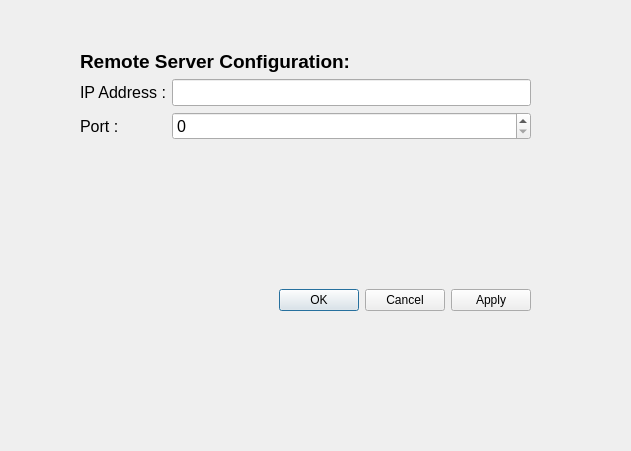
<?xml version="1.0" encoding="UTF-8"?>
<ui version="4.0">
 <class>Dialog</class>
 <widget class="QDialog" name="Dialog">
  <property name="windowModality">
   <enum>Qt::WindowModal</enum>
  </property>
  <property name="geometry">
   <rect>
    <x>0</x>
    <y>0</y>
    <width>631</width>
    <height>451</height>
   </rect>
  </property>
  <property name="sizePolicy">
   <sizepolicy hsizetype="Minimum" vsizetype="Minimum">
    <horstretch>0</horstretch>
    <verstretch>0</verstretch>
   </sizepolicy>
  </property>
  <property name="windowTitle">
   <string>Dialog</string>
  </property>
  <property name="modal">
   <bool>true</bool>
  </property>
  <widget class="QWidget" name="gridLayoutWidget">
   <property name="geometry">
    <rect>
     <x>80</x>
     <y>50</y>
     <width>451</width>
     <height>301</height>
    </rect>
   </property>
   <layout class="QGridLayout" name="gridLayout">
    <item row="2" column="1">
     <widget class="QSpinBox" name="port_spinner">
      <property name="font">
       <font>
        <pointsize>12</pointsize>
       </font>
      </property>
      <property name="maximum">
       <number>99999</number>
      </property>
      <property name="value">
       <number>0</number>
      </property>
     </widget>
    </item>
    <item row="1" column="1">
     <widget class="QLineEdit" name="ip_address_text_editor">
      <property name="font">
       <font>
        <pointsize>12</pointsize>
       </font>
      </property>
     </widget>
    </item>
    <item row="2" column="0">
     <widget class="QLabel" name="port_label">
      <property name="font">
       <font>
        <pointsize>12</pointsize>
       </font>
      </property>
      <property name="text">
       <string>Port :</string>
      </property>
     </widget>
    </item>
    <item row="1" column="0">
     <widget class="QLabel" name="ip_address_label">
      <property name="font">
       <font>
        <pointsize>12</pointsize>
        <bold>false</bold>
       </font>
      </property>
      <property name="text">
       <string>IP Address :</string>
      </property>
     </widget>
    </item>
    <item row="3" column="0" colspan="2">
     <spacer name="verticalSpacer">
      <property name="orientation">
       <enum>Qt::Vertical</enum>
      </property>
      <property name="sizeHint" stdset="0">
       <size>
        <width>20</width>
        <height>40</height>
       </size>
      </property>
     </spacer>
    </item>
    <item row="0" column="0" colspan="2">
     <widget class="QLabel" name="server_config_title_label">
      <property name="sizePolicy">
       <sizepolicy hsizetype="Minimum" vsizetype="Minimum">
        <horstretch>0</horstretch>
        <verstretch>0</verstretch>
       </sizepolicy>
      </property>
      <property name="font">
       <font>
        <pointsize>14</pointsize>
        <bold>true</bold>
        <underline>false</underline>
        <stylestrategy>PreferAntialias</stylestrategy>
        <kerning>true</kerning>
       </font>
      </property>
      <property name="text">
       <string>Remote Server Configuration:</string>
      </property>
     </widget>
    </item>
    <item row="4" column="0" colspan="2">
     <widget class="QDialogButtonBox" name="ok_cancel_button_box">
      <property name="sizePolicy">
       <sizepolicy hsizetype="Preferred" vsizetype="Expanding">
        <horstretch>0</horstretch>
        <verstretch>0</verstretch>
       </sizepolicy>
      </property>
      <property name="orientation">
       <enum>Qt::Horizontal</enum>
      </property>
      <property name="standardButtons">
       <set>QDialogButtonBox::Apply|QDialogButtonBox::Cancel|QDialogButtonBox::Ok</set>
      </property>
     </widget>
    </item>
   </layout>
  </widget>
 </widget>
 <resources/>
 <connections>
  <connection>
   <sender>ok_cancel_button_box</sender>
   <signal>accepted()</signal>
   <receiver>Dialog</receiver>
   <slot>accept()</slot>
   <hints>
    <hint type="sourcelabel">
     <x>248</x>
     <y>254</y>
    </hint>
    <hint type="destinationlabel">
     <x>157</x>
     <y>274</y>
    </hint>
   </hints>
  </connection>
  <connection>
   <sender>ok_cancel_button_box</sender>
   <signal>rejected()</signal>
   <receiver>Dialog</receiver>
   <slot>reject()</slot>
   <hints>
    <hint type="sourcelabel">
     <x>316</x>
     <y>260</y>
    </hint>
    <hint type="destinationlabel">
     <x>286</x>
     <y>274</y>
    </hint>
   </hints>
  </connection>
 </connections>
</ui>
